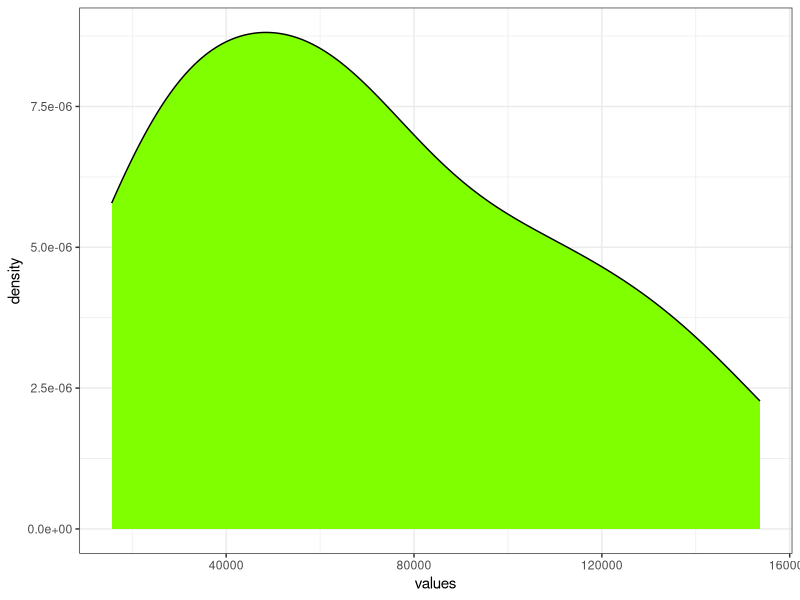
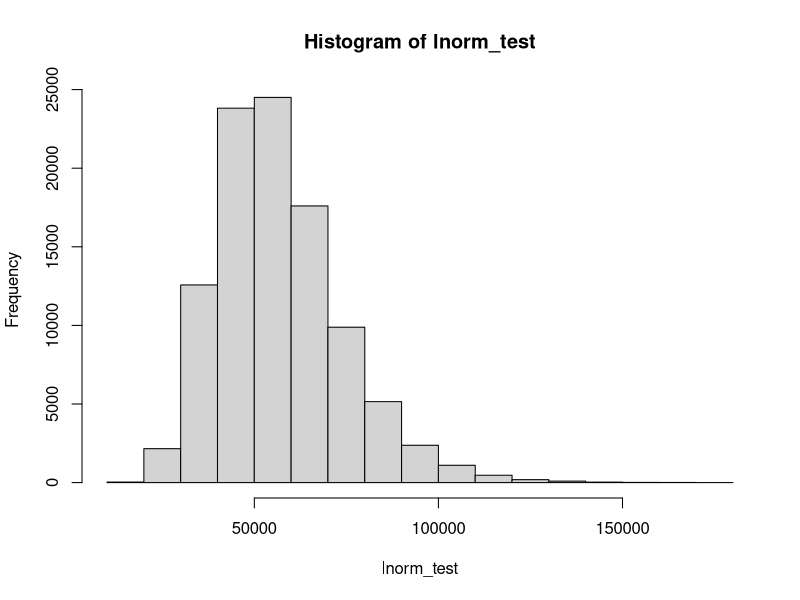
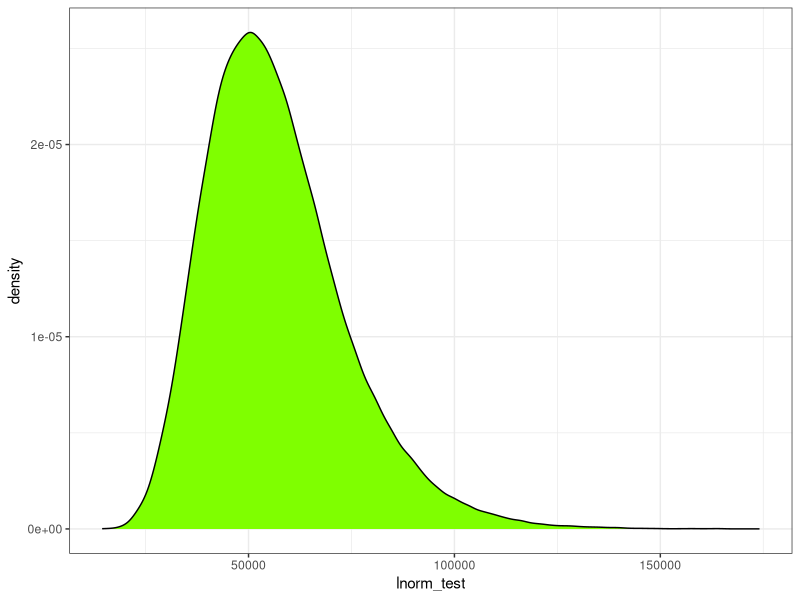
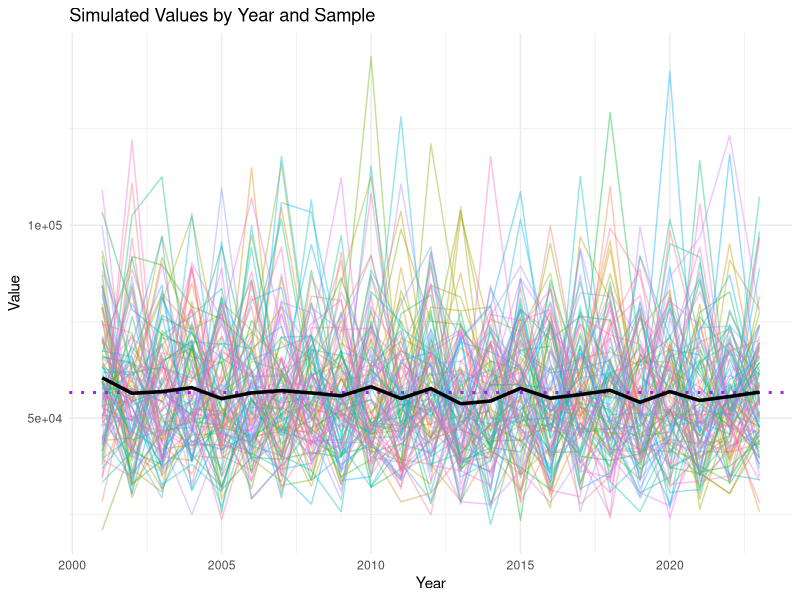
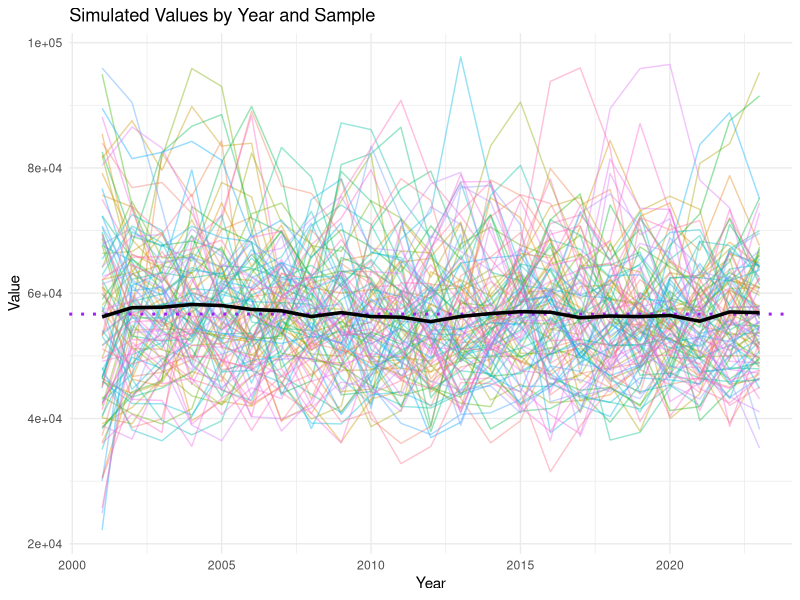

Write the R code that produced these figures, in order.
#Based on recsim2
  #Draw random samples using rlnorm() instead of rnorm()
  #Added density plots
  #Maximum capped at max observed landings

############################### Set a simulation with a mean at the ACL and pse of 50

#################################### ACL Single Year Average #####################################
library(tidyverse)
library(zoo)
library(slider)
library(dplyr)

## rec acl
rec_acl <- 56668


# Original data
values <- c(97567, 70855, 62834, 119194, 136541, 131796, 18672, 22069, 48081, 59094,
            26609, 110125, 75474, 153669, 32258, 49441, 15619, 101224, 88807, 57491,
            29663, 38848, 68438)

ggplot(data.frame(values), aes(values)) + geom_density(fill='chartreuse') + theme_bw()

# Proportional standard error
pse <- 0.3  # 50%
mean_value <- rec_acl
n_repeats <- 100
sd_val <- pse * mean_value# * sqrt(length(values))

#Estimating mean/sd for rlnorm
location <- log(mean_value^2/sqrt(sd_val^2 + mean_value^2))
shape <- sqrt(log(1+(sd_val^2/mean_value^2)))

#Check simulated distribution
lnorm_test <- rlnorm(100000, mean=location, sd=shape)
hist(lnorm_test)
ggplot(data.frame(lnorm_test), aes(lnorm_test)) + geom_density(fill='chartreuse') + theme_bw()
mean(lnorm_test)
sd(lnorm_test)

#Simulate 100 samples per value - lognormal distribution
#set.seed(456)
simulated_df_acl <- map_dfc(1:n_repeats, ~ rlnorm(length(values), mean = location, sd = shape)) %>%
  set_names(paste0("Sample", 1:n_repeats))

# Pivot to long format
simulated_long_acl <- simulated_df_acl %>%
  mutate(ID = row_number()) %>%
  pivot_longer(
    cols = starts_with("Sample"),
    names_to = "Sample",
    values_to = "Value"
  ) %>%
  mutate(
    Sample = str_remove(Sample, "Sample"),
    Value = pmax(Value, 0)#,# recode negative values to 0
    # Value = pmax(Value, 120000) # recode value > 120k to 120k
  )

#Cap - set maximum value; replace simulated values over cap with cap
cap <- max(values)

#Check percent above cap before adjusting
length(simulated_long_acl$Value[simulated_long_acl$Value>cap])/length(simulated_long_acl$Value)

#Replace
simulated_long_acl$Value <- ifelse(simulated_long_acl$Value > cap, cap, simulated_long_acl$Value)


# Count per ID and convert to percentage
percent_above_acl <- simulated_long_acl %>%
  mutate(Value_over = if_else(Value > 56668, 1, 0))

### Percent of values > 56668
Percent_over_1_yr_acl <- sum(percent_above_acl$Value_over/nrow(simulated_long_acl))
Percent_over_1_yr_acl


percent_above_plot_data_acl <- percent_above_acl %>% 
  mutate(Year = ID + 2000)

df_summary_acl <- percent_above_plot_data_acl %>%
  group_by(Year) %>%
  summarise(mean_value = mean(Value, na.rm = TRUE))

p1_acl <- ggplot(percent_above_plot_data_acl , aes(x = Year, y = Value, group = Sample, color = as.factor(Sample))) +
  geom_line(alpha = 0.4) +  # faint lines for clarity
  theme_minimal() +
  labs(
    title = "Simulated Values by Year and Sample",
    x = "Year",
    y = "Value",
    color = "Sample"
  ) +
  theme(legend.position = "none") +
  geom_hline(yintercept = rec_acl, color = "purple", linetype = "dotted", size = 1)
p2_acl <- p1_acl +
  geom_line(
    data = df_summary_acl,
    aes(x = Year, y = mean_value),
    color = "black",
    size = 1.2,
    inherit.aes = FALSE
  )

p2_acl

#ggsave(file="1year_acl_pse_10.png")
#################################### ACL Single Year Average #####################################





#################################### Three year ACL Year Average #####################################


# Proportional standard error
# pse <- 0.3  # 50%
# mean_value <- rec_acl
# n_repeats <- 100
# sd_val <- pse * mean_value * sqrt(length(values))
# 
# #mean/sd for rlnorm
# location <- log(mean_value^2/sqrt(sd_val^2 + mean_value^2))
# shape <- sqrt(log(1+(sd_val^2/mean_value^2)))


# Simulate 100 samples per value
#set.seed(456)
simulated_df_acl_3yr <- map_dfc(1:n_repeats, ~ rlnorm(length(values), mean = location, sd = shape)) %>%
  set_names(paste0("Sample", 1:n_repeats))

# Pivot to long format
simulated_long_acl_3yr <- simulated_df_acl_3yr %>%
  mutate(ID = row_number()) %>%
  pivot_longer(
    cols = starts_with("Sample"),
    names_to = "Sample",
    values_to = "Value"
  ) %>%
  mutate(
    Sample = str_remove(Sample, "Sample"),
    Value = pmax(Value, 0)
  )


#Cap - set maximum value; replace simulated values over cap with cap

cap <- max(values)

simulated_long_acl_3yr$Value <- ifelse(simulated_long_acl_3yr$Value > cap, cap, simulated_long_acl_3yr$Value)



simulated_long_acl_3yr <- simulated_long_acl_3yr %>% 
  arrange(Sample, ID) %>% 
  mutate(Year=ID+2000)


df_sma <- simulated_long_acl_3yr %>%
  arrange(Sample, Year) %>%      # order by Sample and Year
  group_by(Sample) %>%           # calculate separately for each Sample
  mutate(Rolling3yr_Avg = slide_dbl(Value,
                                    mean,
                                    .before = 2,     # include current year + 2 previous = 3-year window
                                    .complete = FALSE)) %>%
  ungroup()
head(df_sma, 50)
# Check


### 
library(tidyverse)

# Count per ID and convert to percentage
percent_above_acl_3yr <- df_sma %>%
  mutate(Value_over = if_else(Rolling3yr_Avg > 56668, 1, 0))

### Percent of values > 56668
Percent_over_3_yr_acl <- sum(percent_above_acl_3yr$Value_over/nrow(df_sma))
Percent_over_3_yr_acl 


percent_above_plot_data_acl_3yr <- df_sma

df_summary_acl_3yr <- percent_above_plot_data_acl_3yr %>%
  group_by(Year) %>%
  summarise(mean_3yrvalue = mean(Rolling3yr_Avg, na.rm = TRUE))

p1_acl_3yr <- ggplot(percent_above_plot_data_acl_3yr , aes(x = Year, y = Rolling3yr_Avg, group = Sample, color = as.factor(Sample))) +
  geom_line(alpha = 0.4) +  # faint lines for clarity
  theme_minimal() +
  labs(
    title = "Simulated Values by Year and Sample",
    x = "Year",
    y = "Value",
    color = "Sample"
  ) +
  theme(legend.position = "none") +
  geom_hline(yintercept = rec_acl, color = "purple", linetype = "dotted", size = 1)
p2_acl_3yr <- p1_acl_3yr +
  geom_line(
    data = df_summary_acl_3yr,
    aes(x = Year, y = mean_3yrvalue),
    color = "black",
    size = 1.2,
    inherit.aes = FALSE
  )

p2_acl_3yr

#ggsave(file="3year_acl_pse_10.png")



############################### Set a simulation with a mean at the ACL and pse of 50

### Summary Table 

out <- data.frame(Annual_AM=Percent_over_1_yr_acl,
                  Three_Year_AM=Percent_over_3_yr_acl, PSE=pse )
